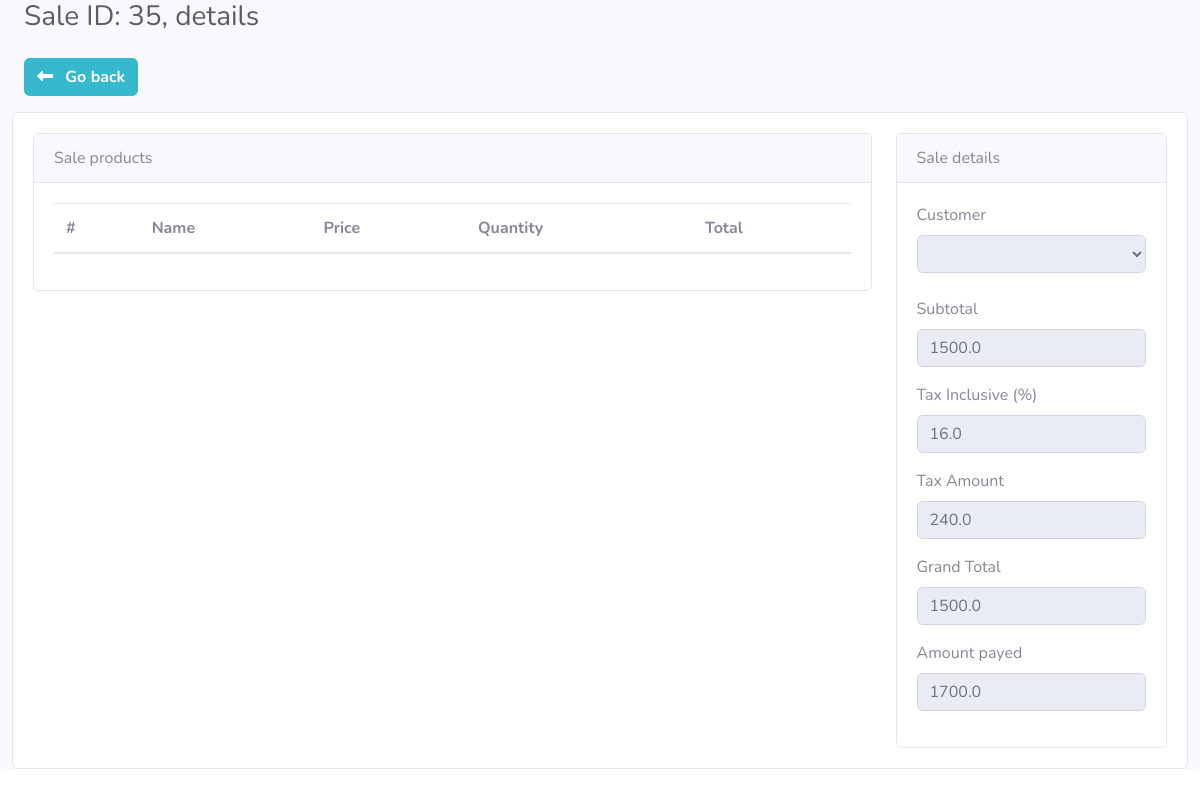
The page /posApp/details/35 (signed in) on the database its author committed.
### posApp/models.py (models this page shows, shortened)
class Sale(models.Model):
    date_added = models.DateTimeField(auto_now_add=True)
    customer = models.ForeignKey(Customer, on_delete=models.SET_NULL, null=True, blank=True)
    sub_total = models.FloatField(default=0)
    grand_total = models.FloatField(default=0)
    tax_amount = models.FloatField(default=0)
    tax_percentage = models.FloatField(default=0)
    amount_payed = models.FloatField(default=0)
    amount_change = models.FloatField(default=0)
    store = models.ForeignKey(Store, on_delete=models.CASCADE, null=True, blank=True)
    class Meta:
        db_table = 'Sales'

### posApp/views.py (the view)
# urls.py: path("details/<str:sale_id>",views.SalesDetailsView, name="sales_details"),
def SalesDetailsView(request, sale_id):
    if sale_id:
        sale = Sale.objects.get(id=sale_id)
        details = SaleDetail.objects.filter(sale=sale)
        context = {
            "sale": sale,
            "details": details,
        }
        return render(request, "posApp/sales_details.html", context)
    else:
        messages.success(
            request, 'There was an error getting the sale!', extra_tags="danger")
        print(e)
        return redirect('sales_list')

### posApp/templates/posApp/sales_details.html (shortened to what this page needs)
{% extends "posApp/abase.html" %}
{% load static %}
{% block stylesheets %}
<link href="{% static 'assets/css/dataTables.bootstrap4.min.css' %}" rel="stylesheet">
<link href="https://cdn.jsdelivr.net/npm/select2@4.1.0-rc.0/dist/css/select2.min.css" rel="stylesheet" />
<link rel="stylesheet" href="https://cdn.jsdelivr.net/npm/@ttskch/select2-bootstrap4-theme@1.5.2/dist/select2-bootstrap4.min.css">
<link rel="stylesheet" href="https://cdnjs.cloudflare.com/ajax/libs/bootstrap-touchspin/4.3.0/jquery.bootstrap-touchspin.css}">
{% endblock stylesheets %}
{% block content %}
<div class="row ml-0 mb-3">
    <a href="{% url 'sales_list' %}">
        <button type="button" class="btn btn-info font-weight-bold">
            <i class="fas fa-long-arrow-alt-left mr-2"></i>
            Go back
        </button>
    </a>
</div>
<form action="{% url 'pos' %}" class="saleForm" method="post">
    <div class="row mt-3">
        <div class="card col-md-12">
            <div class="card-body ml-0">
                <div class="row">
                    <div class="col-md-9 pl-0">
                        <div class="card card-secondary">
                            <div class="card-header">Sale products</div>
                            <div class="card-body">
                                <div class="card-body table-responsive p-0">
                                    <table class="table table-hover text-nowrap" id="table_products">
                                        <thead>
                                            <tr>
                                                <th>#</th>
                                                <th>Name</th>
                                                <th>Price</th>
                                                <th>Quantity</th>
                                                <th>Total</th>
                                                </tr>
                                            </thead>
                                    </table>
                                </div>
                            </div>
                        </div>
                    </div>
                    <div class="col-md-3 pr-0">
                        <div class="card card-secondary">
                            <div class="card-header">Sale details</div>
                            <div class="card-body">
                                <div class="form-group">
                                    <label for="customer">Customer</label>
                                    <select name="customer" class="form-control" id="searchbox_customers" disabled readonly>
                                        <option value="{{sale.customer.id}}">{{sale.customer.customer_name}}</option>
                                    </select>
                                <div class="form-group mt-4">
                                    <label>Subtotal</label>
                                    <div class="input-group">
                                        <input name="sub_total" class="form-control" value="{{sale.sub_total}}" readonly>
                                    </div>
                                </div>
                                <div class="form-group">
                                    <label>Tax Inclusive (%)</label>
                                    <div class="input-group">
                                        <input name="tax_percentage" class="form-control" value="{{sale.tax_percentage}}" readonly>
                                    </div>
                                </div>
                                <div class="form-group">
                                    <label>Tax Amount</label>
                                    <div class="input-group">
                                        <input name="tax_amount" class="form-control" value="{{sale.tax_amount}}" readonly>
                                    </div>
                                </div>
                                <div class="form-group">
                                    <label>Grand Total</label>
                                    <div class="input-group">
                                        <input name="grand_total" class="form-control" value="{{sale.grand_total}}" readonly>
                                    </div>
                                </div>
                                <div class="form-group">
                                    <label>Amount payed</label>
                                    <div class="input-group">
                                        <input name="amount_payed" class="form-control" value="{{sale.amount_payed}}" readonly>
                                    </div>
                                </div>
                            </div>
                    </div>
                </div>
            </div>
        </div>
    </div>
</form>
{% endblock content %}

### rows shown on the page
Sale: sub_total "1500.0", tax_percentage "16.0", tax_amount "240.0", grand_total "1500.0", amount_payed "1700.0"
